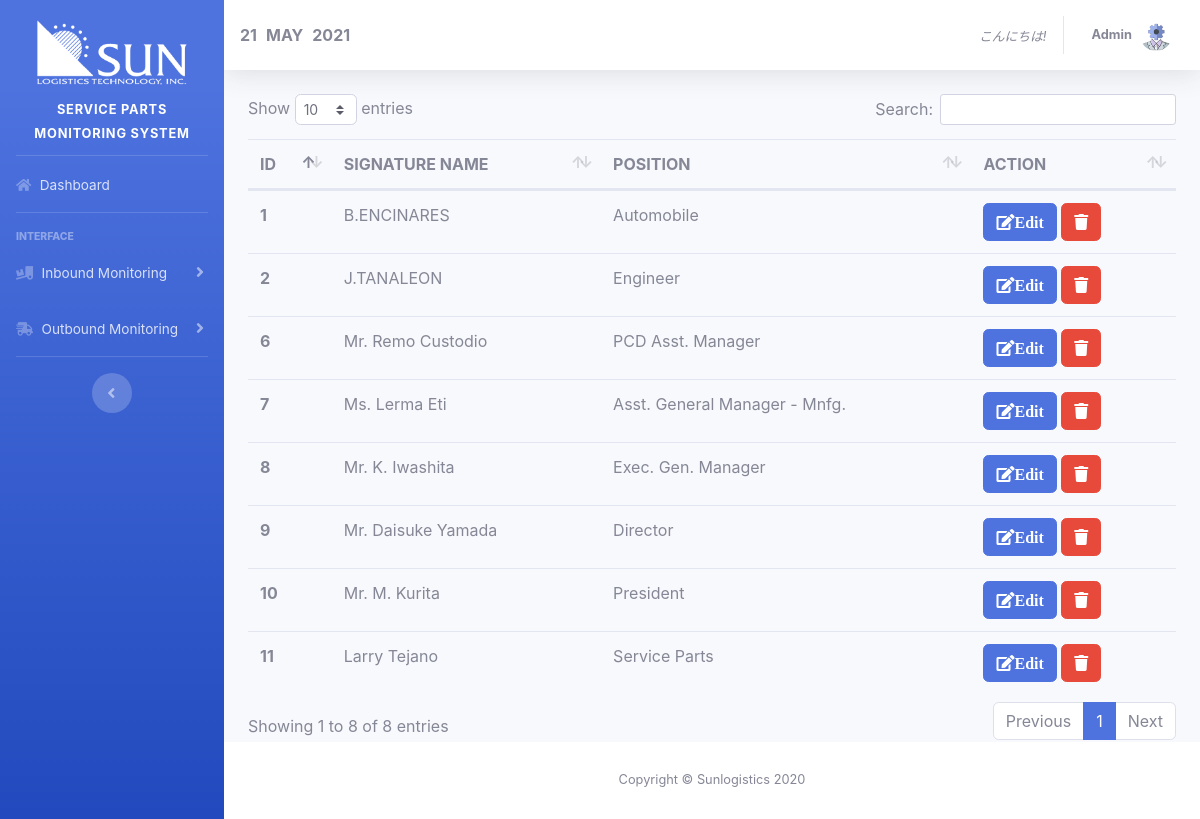
The page /viewSignature.php (signed in) on the database its author committed.
### tables this page shows
CREATE TABLE `tbl_signature` (
  `id` int(11) NOT NULL,
  `name` varchar(55) NOT NULL,
  `position` varchar(100) NOT NULL
);

### function.php (the view, shortened to what this page needs)
<?php
function displaySignature(){
	require 'connection.php';
	$sql = "SELECT * FROM tbl_signature";
	$displaySignature = $conn->query($sql);
	if ($displaySignature->num_rows > 0) {
		echo "
		<table class='table' 'table-bordered' id='dataTable' width='100%' cellspacing='0'>
		<thead>
		<tr>
		<th scope='col'>ID</th>
		<th scope='col'>SIGNATURE NAME</th>
		<th scope='col'>POSITION</th>
		<th scope='col'>ACTION</th>
		</tr>
		</thead>
		<tbody>";
	}
	else{
		echo "NO DATA........";
	}
	while($row = $displaySignature->fetch_assoc()) {
		echo "
		<tr>
		<th scope='row'>". $row['id']. "</th>
		<td>" . $row['name']. "</td>
		<td>" . $row['position']. "</td>
		<td>
		<form class='deleteFORM' name='deleteForm' method='POST'>
		<a href=editSignature.php?id=". $row['id']. "><button type='button' class='btn btn-primary' data-toggle='modal' data-target='#exampleModal'>
		<i class='fas fa-edit'>Edit</i>
		</button>
		</a>
		<button value='". $row['id'] ."' name='btnDeleteData' type='submit' class='btn btn-danger' data-toggle='modal' data-target='#exampleModal'>
		<i class='fas fa-trash'></i>
		</button>
		</form>
		</td>
		</tr>";
	}
	echo "
	</tbody>
	</table>
	";
}
?>

### style.css (style rules this page uses)
.fa-edit:before { content: "\f044"; color: white!important; }
.fa-trash:before { content: "\f1f8"; color: white!important; }

### rows shown on the page
tbl_signature: id "1", name "B.ENCINARES", position "Automobile"
tbl_signature: id "2", name "J.TANALEON", position "Engineer"
tbl_signature: id "6", name "Mr. Remo Custodio", position "PCD Asst. Manager"
tbl_signature: id "7", name "Ms. Lerma Eti", position "Asst. General Manager - Mnfg."
tbl_signature: id "8", name "Mr. K. Iwashita", position "Exec. Gen. Manager"
tbl_signature: id "9", name "Mr. Daisuke Yamada", position "Director"
tbl_signature: id "10", name "Mr. M. Kurita", position "President"
tbl_signature: id "11", name "Larry Tejano", position "Service Parts"

### other values the page prints
date("d", $timestamp) "21"
date("F", $timestamp) "MAY"
date("Y", $timestamp) "2021"
